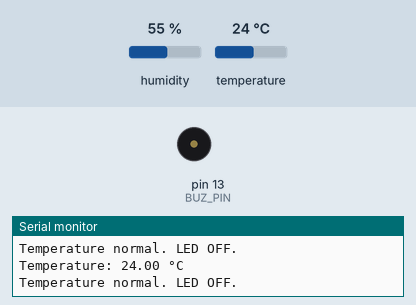
Simulated run of this sketch. Board: Arduino Uno, built with avr-gcc and run on an emulated ATmega328P. Shown: buzzer (waves = sounding, pin HIGH), the last lines printed to the serial monitor. The test bench sets the inputs (shaded band); at power-on: temperature 24 °C, humidity 55 %.

Above: at 4.8 s.
4.9 s: temperature set to 33 °C
7.9 s: temperature set to 36 °C
At 8.9 s:
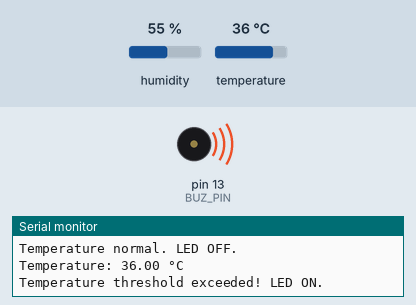
10.9 s: temperature set to 12 °C
At 12.6 s:
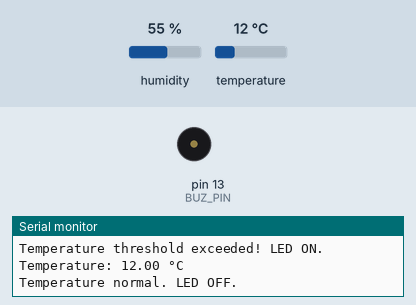
13.9 s: temperature set to 41 °C
At 15.0 s:
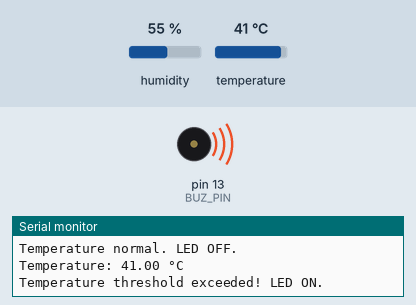
Timing chart, 0 to 16.9 s (numbered marks = the images above; inputs shaded):
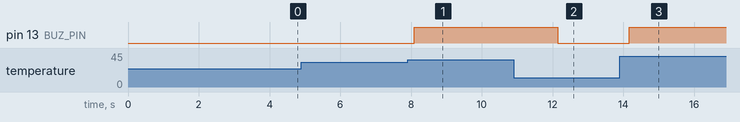

Measured:
- the behaviour switches between 34 and 35 °C on temperature (found by bisection; images 0 and 1)
- after the input at 7.9 s, pin 13 (BUZ_PIN): LOW → HIGH after 0.20 s
- after the input at 10.9 s, pin 13 (BUZ_PIN): HIGH → LOW after 1.2 s
- after the input at 13.9 s, pin 13 (BUZ_PIN): LOW → HIGH after 0.27 s

The sketch:

temp_buzzer.ino
```cpp
#include <DHT.h>

#define DHTPIN 4       // Pin where the DHT11 data is connected
#define DHTTYPE DHT11     // Define the sensor type (DHT11 or DHT22)
#define BUZ_PIN 13        // Pin where the LED is connected

DHT dht(DHTPIN, DHTTYPE); // Initialize DHT sensor
float thresholdTemp = 34.0; // Set your temperature threshold in Celsius

void setup() {
    Serial.begin(9600);     // Start serial communication
    dht.begin();            // Initialize the DHT sensor
    pinMode(BUZ_PIN, OUTPUT); // Set LED pin as output
}

void loop() {
    // Wait a few seconds between readings
    delay(2000);

    // Read the temperature in Celsius
    float temperature = dht.readTemperature();

    // Check if the reading failed
    if (isnan(temperature)) {
        Serial.println("Failed to read from DHT sensor!");
        return;
    }

    // Print the temperature to the Serial Monitor
    Serial.print("Temperature: ");
    Serial.print(temperature);
    Serial.println(" °C");

    // If temperature exceeds threshold, turn on LED
    if (temperature > thresholdTemp) {
        digitalWrite(BUZ_PIN, HIGH); // Turn LED on
        Serial.println("Temperature threshold exceeded! LED ON.");
    } else {
        digitalWrite(BUZ_PIN, LOW); // Turn LED off
        Serial.println("Temperature normal. LED OFF.");
    }
}
```
